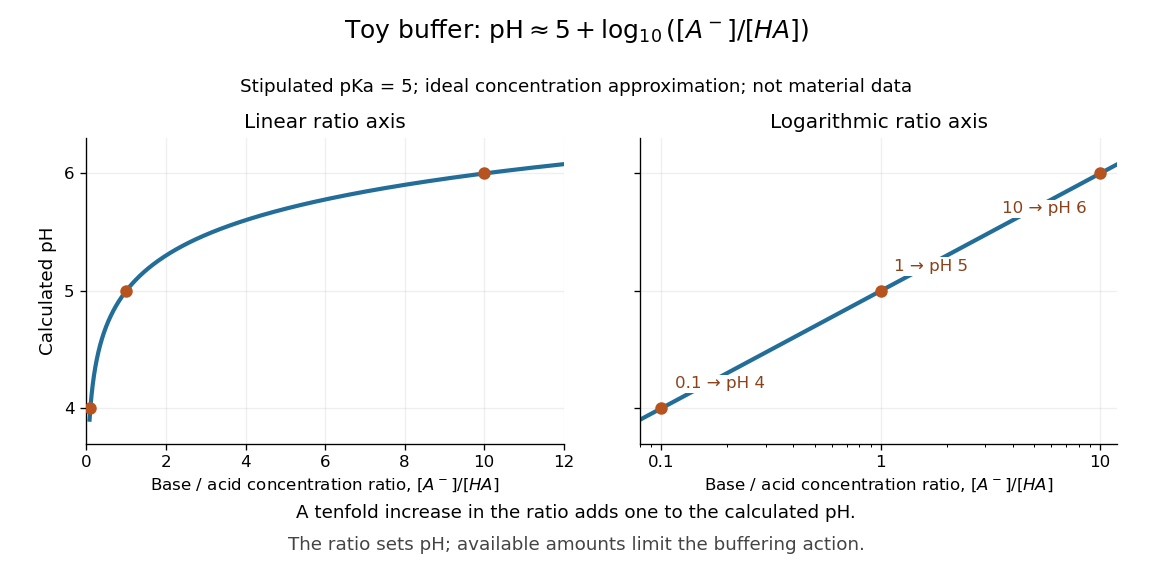

This chart was generated by the following Python code:
"""Illustrate a toy buffer ratio; write basename.png in the working directory.

Tested with Python 3.14.4, NumPy 2.3.5, and Matplotlib 3.10.7.
pKa = 5 is stipulated, not measured material data. Concentrations approximate
activities; the plotted ratios do not guarantee useful buffer capacity.
"""

from pathlib import Path

import matplotlib

matplotlib.use("Agg")
import matplotlib.pyplot as plt
import numpy as np


def main():
    pka = 5.0
    ratios = np.array([0.1, 1.0, 10.0])
    ph = pka + np.log10(ratios)
    fig, axes = plt.subplots(1, 2, figsize=(9.6, 4.8), sharey=True)
    fig.patch.set_facecolor("white")
    fig.subplots_adjust(left=0.075, right=0.97, bottom=0.23, top=0.76, wspace=0.16)
    for ax, log_scale in zip(axes, (False, True)):
        r = np.geomspace(0.08, 12, 600)
        ax.plot(r, pka + np.log10(r), color="#236d99", lw=2.5)
        ax.scatter(ratios, ph, color="#b6531f", s=42, zorder=5)
        ax.set_xlim(0.08 if log_scale else 0, 12)
        ax.set_ylim(3.7, 6.3)
        ax.set_yticks([4, 5, 6])
        ax.set_xlabel(r"Base / acid concentration ratio, $[A^-]/[HA]$", fontsize=10)
        ax.set_title("Logarithmic ratio axis" if log_scale else "Linear ratio axis", fontsize=12)
        if log_scale:
            ax.set_xscale("log")
            ax.set_xticks(ratios, labels=["0.1", "1", "10"])
            for x, y, label in zip(ratios, ph, ("0.1 → pH 4", "1 → pH 5", "10 → pH 6")):
                ax.annotate(label, (x, y), xytext=(-8 if x == 10 else 8, -24 if x == 10 else 12),
                            textcoords="offset points", ha="right" if x == 10 else "left",
                            fontsize=10, color="#8b421b",
                            bbox={"facecolor": "white", "edgecolor": "none", "pad": 1})
        ax.grid(alpha=0.2)
        ax.spines[["top", "right"]].set_visible(False)
    axes[0].set_ylabel("Calculated pH", fontsize=11)
    fig.suptitle(r"Toy buffer: $\mathrm{pH}\approx5+\log_{10}([A^-]/[HA])$", fontsize=15, y=0.97)
    fig.text(0.5, 0.84, "Stipulated pKa = 5; ideal concentration approximation; not material data", ha="center", fontsize=11)
    fig.text(0.5, 0.10, "A tenfold increase in the ratio adds one to the calculated pH.", ha="center", fontsize=11)
    fig.text(0.5, 0.045, "The ratio sets pH; available amounts limit the buffering action.", ha="center", fontsize=11, color="#444444")
    output = Path.cwd() / (Path(__file__).stem + ".png")
    fig.savefig(output, dpi=120, facecolor="white", transparent=False)
    plt.close(fig)
    print(f"Wrote {output.name}; ratios {ratios.tolist()} give pH {ph.tolist()}")


if __name__ == "__main__":
    main()
